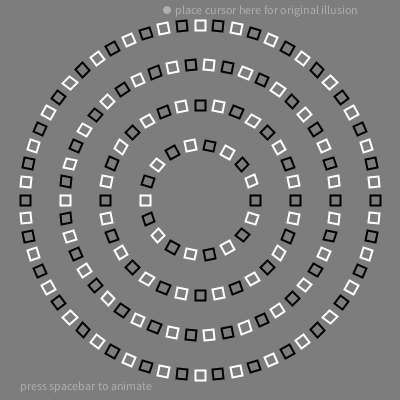
Frame 1 (no input)
Frame 60 (the mouse pressed at the canvas centre just before this capture): identical to frame 1, image omitted
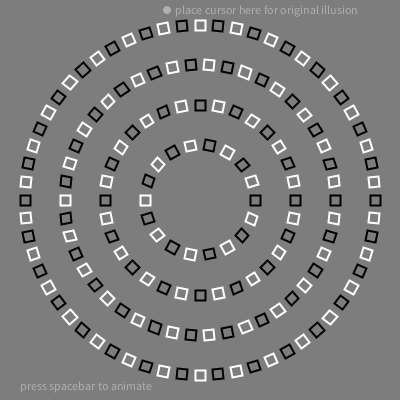
Frame 120 (the mouse held since frame 60 and released just before this capture)

The Processing sketch that drew these frames (run headless with seeded random() and noise(); from frame 60 on, the mouse is pressed at the canvas centre):

// Processing sketch: processing_68946
// ── processing_68946.pde

// Circle of Squares illusion
// by Jonathan Bobrow

// Really liked this optical illusion I saw the other day, 
// so I thought I would recreate it and allow myself to understand 
// the sweetspot of the illusion, as well as see what other kinds 
// of illusions could arrise from changing parameters.  

// Please explore and change the number of rings, density of squares, colors...

// NOTE: the illusion is not an original creation, but this code is 100% from my finger tips
//       in interest of learning more about illusions and in search of more! "question everything" 

// Inspiration http://blogs.discovermagazine.com/badastronomy/2009/08/18/square-circle-spiral/
//
// maybe this is next on the list:
// http://blog.ted.com/2009/06/25/amazing_illusio/

ArrayList circles;
int numRings = 4;

boolean bAnimate = false;

int increment = 0;

void setup(){
  size(400,400);
  smooth();
  
  circles = new ArrayList();
  
  // create n rings of squares
  for(int i=0; i<numRings; i++){
    Circle c = new Circle(55 + 40*i, 18 + 14*i);    // replicates radius and square num of original
    c.setPosition(width/2,height/2);
    circles.add( c );
  }
}

void draw(){
  background(125);
    
  if(bAnimate)            // in case you want to see the circles rotate, it adds another layer
    rotateCircles();
  
  for(int i=0; i<circles.size(); i++){
    Circle c = (Circle) circles.get(i);
    int direction = i%2==0 ? -1 : 1;
    c.rotateSquares(direction*PI*mouseX/width);
    c.display();
  }
  
  // some instructions to help yall
  fill(175);
  text("press spacebar to animate", 20, 390);
  noStroke();
  ellipse(167,10,8,8);
  text("place cursor here for original illusion", 175, 14 );
}

void rotateCircles(){
  
  increment++;
  
  for(int i=0; i<circles.size(); i++){
    Circle c = (Circle) circles.get(i);
    int direction = i%2==0 ? -1 : 1;
    c.setRotation(direction*PI*increment/1000.f);
  }
}

void keyPressed(){
  if( key == ' ' ){
    bAnimate = !bAnimate;
  }
}

//-------------------------------------------------------------------------------------
// create circles with properties such as radius, position, rotation
class Circle{
  
 ArrayList squares;
 vec2D position;
 float rotation = 0.f;
  
 Circle(int radius){
   
   squares = new ArrayList();
   position = new vec2D();
   
   int numSquares = (int)(radius * 5/16.f);
   
   for(int i=0; i<numSquares; i++){
     Square s = new Square();
     float angle = TWO_PI*i/(float)numSquares;
     s.setPosition( radius*cos(angle), radius*sin(angle));
     s.setColor(i%2==0 ? 0 : 255 );
     //s.setRotation(angle);
     squares.add( s );
   }
 } 
  
  
 Circle(int radius, int numSquares){
   
   squares = new ArrayList();
   position = new vec2D();
   
   for(int i=0; i<numSquares; i++){
     Square s = new Square();
     float angle = TWO_PI*i/(float)numSquares;
     s.setPosition( radius*cos(angle), radius*sin(angle));
     s.setColor(i%2==0 ? 0 : 255 );
     squares.add( s );
   }
 }
 
 void setPosition(float _x, float _y){
   position.x = _x;
   position.y = _y;
 }
 
 void setRotation(float a){
   rotation = a;
 }
 
 void rotateSquares(float a){
   for(int i=0; i<squares.size(); i++){
     Square s = (Square) squares.get(i);
     float angle = TWO_PI*i/(float)squares.size();
     s.rotation = a + angle; 
   }
 }
 
 void update(){
 }
 
 void display(){
   
   pushMatrix();
     translate(position.x, position.y);
     rotate(rotation);
     for(int i=0; i<squares.size(); i++){
       Square s = (Square) squares.get(i);
       s.display();
     }
   popMatrix();
 }
  
}

//-------------------------------------------------------------------------------------
// create squares with properties such as size, position, rotation, and colour
class Square{
 
  float side;
  vec2D position;
  float rotation;
  color colour;
  
 Square(){
   side = 10.f;
   position = new vec2D();
   colour = color(255,255,255);
   rotation = 0.f;
 }

 Square(float s){
   side = s;
   position = new vec2D();
   colour = color(255,255,255);
   rotation = 0.f;
 }
 
 void setPosition(float _x, float _y){
   position.x = _x;
   position.y = _y;
 }
 
 void setColor(int v){
   colour = color(v,v,v);  // kind of looks like a nest of baby owls :)
 }
 
 void setColor(int r, int g, int b){
   colour = color(r,g,b);
 }
 
 void setRotation(float a){
   rotation = a;
 }
 
 void update(){
 }
 
 void display(){
   pushMatrix();
     stroke(colour);
     strokeWeight(2);
     noFill();
     translate(position.x, position.y);
     rotate(rotation);
     rect(-side/2.f, -side/2.f, side, side); 
   popMatrix();
 }
  
}

//-------------------------------------------------------------------------------------
// keeps things like position a little more organized
class vec2D{
  float x = 0.f;
  float y = 0.f;
  
  vec2D(){
  }
  
  vec2D(float _x, float _y){
    this.x = _x;
    this.y = _y;
  }
}
